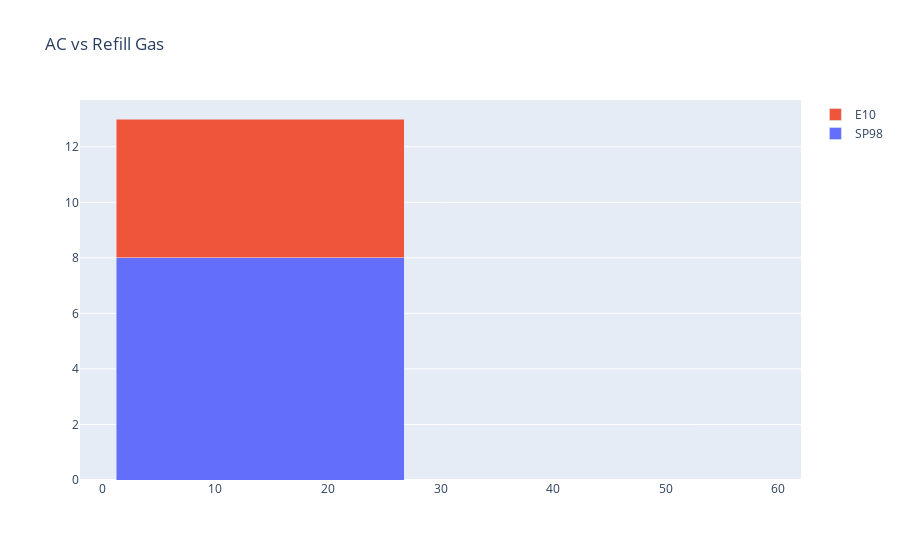

This figure's notebook cell:
### Code cell
data = [
    go.Bar(
        x=a1[0].index, 
        y=ac[1.000000],
        name='SP98'
    ),
    go.Bar(
        x=a1[0].index,
        y=ac[2.000000],
        name='E10'
    )

]

layout = go.Layout(
    barmode='stack',
    title='AC vs Refill Gas'
)

fig = go.Figure(data=data, layout=layout)
py.iplot(fig, filename='distri')

### Figure 1 — Plotly figure (JSON) as saved in the notebook; plotly's stock layout.template omitted (floating-point values rounded to 4 significant figures; data arrays with more than 128 entries replaced by an {"elided": "..."} marker saying what was removed)
{"data": [{"name": "SP98", "type": "bar", "x": {"elided": "174 int values"}, "y": [8, 0]}, {"name": "E10", "type": "bar", "x": {"elided": "174 int values"}, "y": [5, 0]}], "layout": {"barmode": "stack", "title": {"text": "AC vs Refill Gas"}}}
